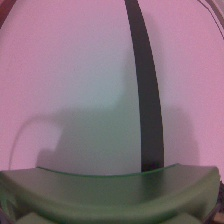
#> input picture notebooks/road_following/dataset_xy/xy_092_089_25e07144-4cb4-11ec-a3ce-00e04c4b3cd0.jpg, 224 x 224 px, given in place of the camera
$ python main.py
#> lines starting #> are read from the running program, lines starting #| are printed output that depends on the picture
import cv2
import numpy as np
import math
# //Hello

video = cv2.VideoCapture(0)

maxSlider = 10
minLength = 5
maxGap = 10
theta = 0

while True:
    # Capture the video frame
    ret, frame = video.read()
#> frame is the input picture: shape (224, 224, 3); mean B, G, R 124.6, 112.9, 135.2
    # Convert to Gray
    gray = cv2.cvtColor(frame, cv2.COLOR_BGR2GRAY)
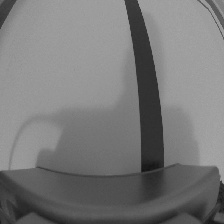
#> gray: shape (224, 224); min 19, max 166, mean 120.9
    # Blur
    b_width = 5
    b_height = 5
    blurred = cv2.GaussianBlur(gray, (b_width, b_height), 0)
    # Canny edge detection
    t1 = 80
    t2 = 80
    edges = cv2.Canny(blurred, t1, t2)
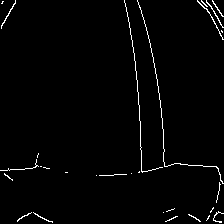
#> edges: shape (224, 224); 1.8% white in thin lines or dots
    # Hough
    lines = cv2.HoughLinesP(edges, 1, np.pi/180, maxSlider, minLength, maxGap)
#> lines = [[141, 150, 141, 166], [134, 53, 135, 70], [7, 16, 13, 4], [139, 109, 139, 120], [10, 169, 24, 169], [140, 146, 140, 121], [218, 194, 220, 184], [148, 170, 158, 168], [188, 165, 198, 165], [203, 166, 216, 166], [100, 175, 113, 175]]
    if lines is not None:
        for x in range(0, len(lines)):
            for x1, y1, x2, y2 in lines[x]:
                # draw line in image using cv2.line function.
                cv2.line(blurred, (x1, y1), (x2, y2), (255, 255, 0), 3)
                theta = theta + math.atan2((y2 - y1), (x2 - x1))
#> this loop made 11 passes
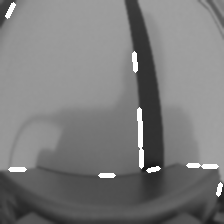
#> blurred: shape (224, 224); min 24, max 255, mean 123.9
#> after the loop, theta = 0.405
                # print(theta)
        threshold = 5
        if theta > threshold:
            print("Go left")
        if theta < -threshold:
            print("Go right")
        if abs(theta) < threshold:
            print("Go straight")
        theta = 0

    cv2.imshow("Blur", blurred)
    cv2.imshow("Edges", edges)

    if cv2.waitKey(1) & 0xff == ord('q'):  # 1 is the time in ms
#> (key q is pressed here)
        break
# After the loop release the cap object
video.release()
# Destroy all the windows
cv2.destroyAllWindows()
